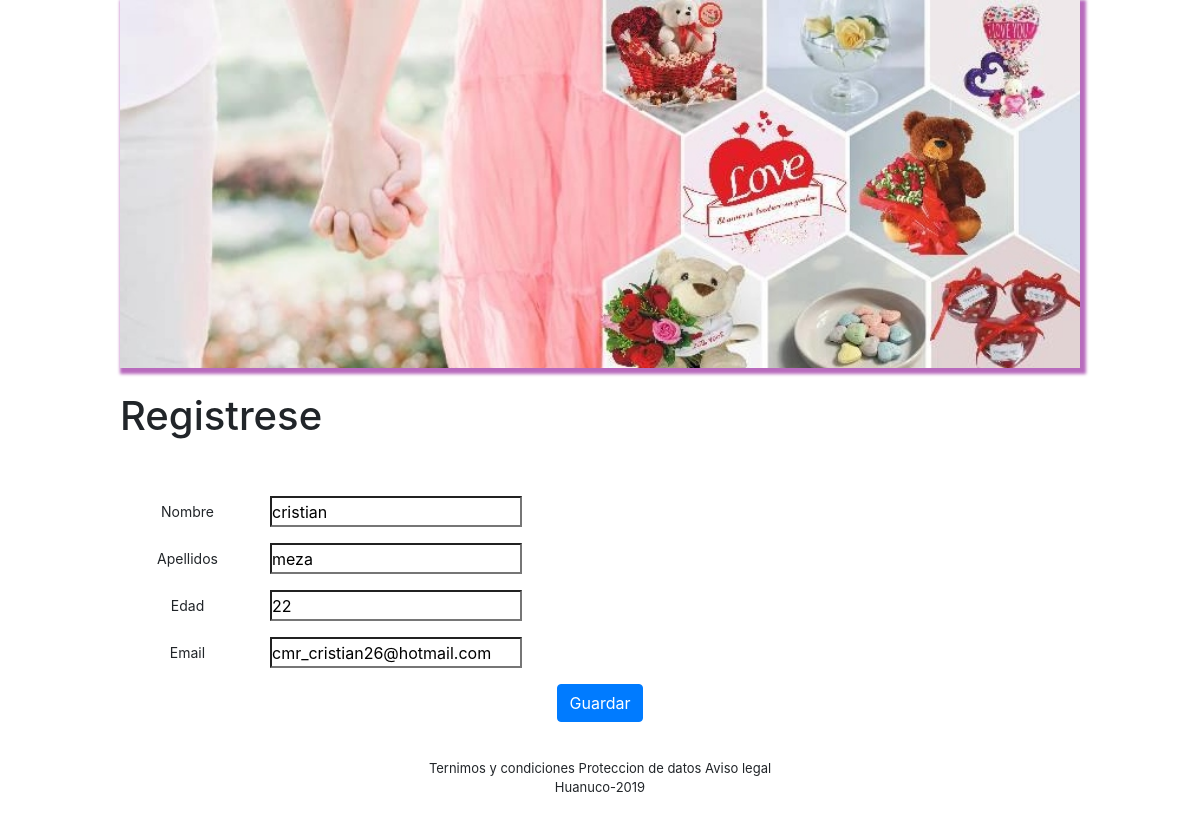
The app's page /editar_cli/2 with its own data.
### tienda/models.py (models this page shows, shortened)
class Cliente(models.Model):
	id_cliente = models.AutoField(primary_key = True)
	nombre = models.CharField(max_length = 30)
	apellidos = models.CharField(max_length = 30)
	edad = models.IntegerField()
	email = models.EmailField()

### tienda/views.py (the view)
# urls.py: path('editar_cli/<int:id>', views.editar_cli, name= 'editar_cli'),
def editar_cli(request, id):
	cliente = Cliente.objects.get(id_cliente=id)
	if request.method == 'GET':
		form = ClienteForm(instance= cliente)
	else:
		form = ClienteForm(request.POST, instance= cliente)
		if form.is_valid():
			form.save()
			return redirect('mostrar_cli')
	return render(request, 'registro_cli.html', {'form':form})

### tienda/forms.py
class ClienteForm(forms.ModelForm):
	class Meta:
		model = Cliente
		exclude =['id_cliente']

### tienda/templates/registro_cli.html (shortened to what this page needs)
{% extends 'base.html' %}
{% block nav %}
<h1>Registrese</h1>
{% endblock %}
{% block content %}
<br>
<br>
<form method="post">
<center>
<div class="form-group" >
<div class="form-group row">
	<label for="colFormLabelSm" class="col-sm-2 col-form-label col-form-label-sm">Nombre</label>
	{{ form.nombre }}
</div>
<div class="form-group row">
	<label for="colFormLabelSm" class="col-sm-2 col-form-label col-form-label-sm">Apellidos</label>
	{{ form.apellidos }}
</div>
<div class="form-group row">
	<label for="colFormLabelSm" class="col-sm-2 col-form-label col-form-label-sm">Edad</label>
	{{ form.edad }}
</div>
<div class="form-group row">
	<label for="colFormLabelSm" class="col-sm-2 col-form-label col-form-label-sm">Email</label>
	{{ form.email }}
</div>
<button class="btn btn-primary" type="submit">Guardar</button>
</div>
</center>
</form>
{% endblock %}

### static/css/estilo.css (style rules this page uses)
* { background:#fff; padding: 0px; margin: 0px; }
body { width: 80%; background: #fff; max-width: 1000px; margin: auto; }

### records on screen
Cliente: nombre "cristian", apellidos "meza", edad "22", email "cmr_cristian26@hotmail.com"
